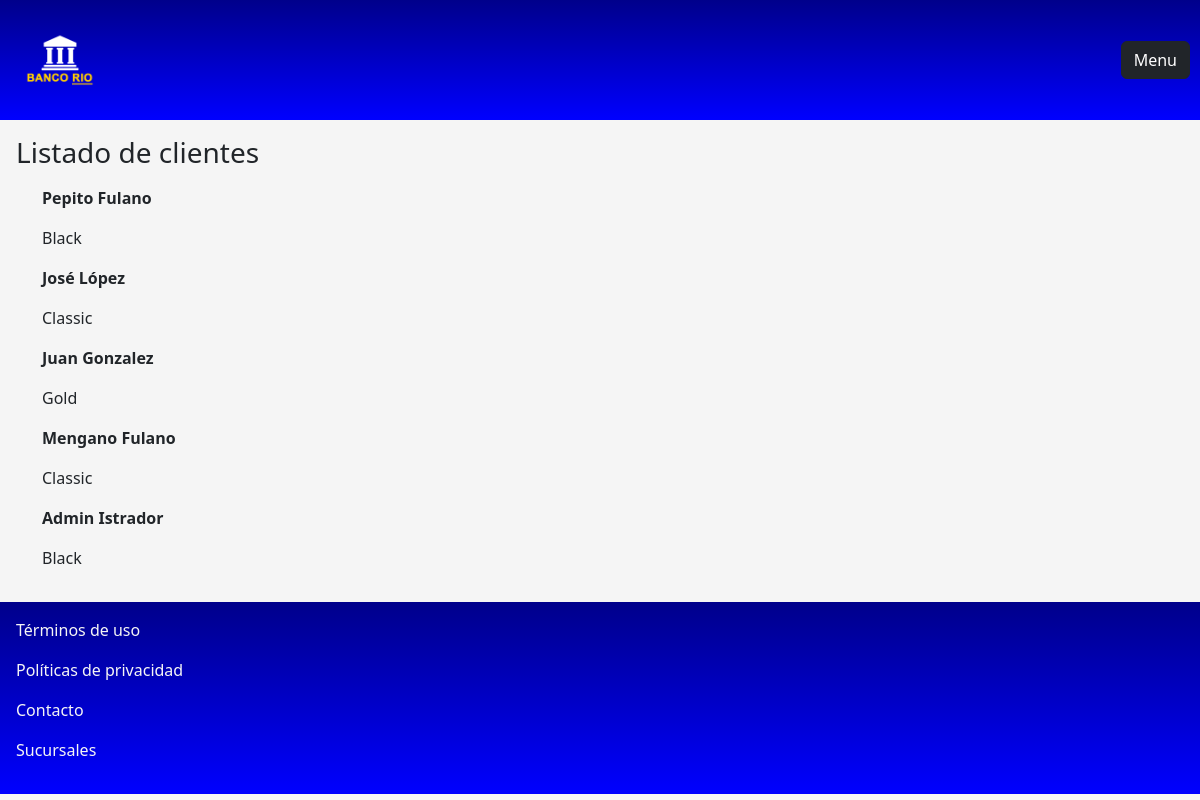
The app's page /clientes/ (signed in) with its own data.
### Clientes/models.py (models this page shows)
class Cliente(models.Model):
    name = models.CharField(max_length=100)
    surname = models.CharField(max_length=100)
    dni = models.CharField(max_length=10)
    dob = models.CharField(max_length=100)
    branch = models.ForeignKey(Sucursal, on_delete=models.CASCADE)
    tipo = models.ForeignKey(Tipo_Cliente, on_delete=models.CASCADE)
    usuario = models.OneToOneField(User, on_delete=models.CASCADE, null=True)
    def __str__(self):
        return self.name + " " + self.surname

class Tipo_Cliente(models.Model):
    cliente_tipo = models.CharField(max_length=20)
    def __str__(self):
        return self.cliente_tipo

### Clientes/views.py (the view)
# urls.py: path('clientes/', views.listado, name="clientes"),
@login_required
def listado(request):
        clientes = Cliente.objects.all()
        if request.user.is_superuser == 1:
                return render(request, "Clientes/clientes.html", {"clientes":clientes})
        else:
              return render(request, "Clientes/error.html", {"clientes":""})

### Inicio/context_processors.py (called while the page is built)
def cliente_processor(request):
    if request.user.is_authenticated or request.user.is_superuser == 1:
        cliente = Cliente.objects.filter(usuario_id__exact=request.user.id).first()
        return{"cliente":cliente}
    else:
        return{"cliente":""}

### Clientes/templates/Clientes/clientes.html (shortened to what this page needs)
{% extends 'Inicio/base.html' %}
{% load static %}
{% block content %}
<section>
    <h3 class="texto"> Listado de clientes </h1>
    <div class="container">
        {% for cliente in clientes %}
            <div>
                <p><strong> {{ cliente }} </strong></p>
                <p> {{cliente.tipo}} </p>
            </div>
        {% endfor %}
    </div>
</section>
{% endblock %}

### Inicio/static/Inicio/css/style.css (style rules this page uses)
* { font-style: sans-serif; }
body { background-color: #f5f5f5; }
.texto { margin-left: 1rem; margin-top: 1rem; margin-bottom: 1rem; }

### records on screen
Cliente: name+surname "Pepito Fulano", tipo "Black"
Cliente: name+surname "José López", tipo "Classic"
Cliente: name+surname "Juan Gonzalez", tipo "Gold"
Cliente: name+surname "Mengano Fulano", tipo "Classic"
Cliente: name+surname "Admin Istrador", tipo "Black"
